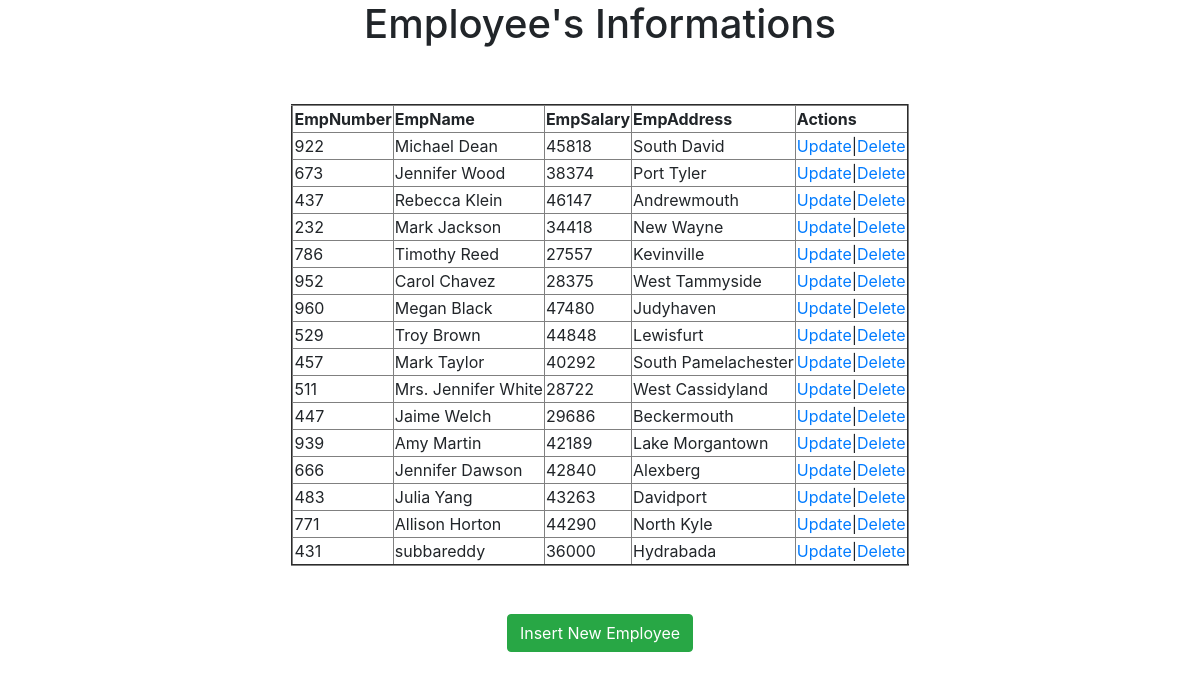
/home/, run on the app's committed database.
### crudapp/models.py (models this page shows)
class Employee(models.Model):
    empno=models.IntegerField()
    empname=models.CharField(max_length=233)
    empsal=models.IntegerField()
    empaddress=models.CharField(max_length=244)

### crudapp/views.py (the view)
# urls.py: path('home/',views.retrive_view),
def retrive_view(request):
    employee=Employee.objects.all()
    return render(request,'crudapp/index.html',{'employee':employee})

### crudapp/templates/crudapp/index.html
{% extends 'crudapp/base.html' %}
{%block body_block %}
<div class="container" align="center">
<h1>Employee's Informations </h1>
<br><br>
    <table border="2px">
        <thead>
            <th>EmpNumber</th>
            <th>EmpName</th>
            <th>EmpSalary</th>
            <th>EmpAddress</th>
            <th>Actions</th>
        </thead>
        {% for i in employee %}
        <tr>
            <td>{{i.empno}}</td>
            <td>{{i.empname}}</td>
            <td>{{i.empsal}}</td>
            <td>{{i.empaddress}}</td>
            <td><a href="/update/{{i.id}}">Update</a>|<a href="/delete/{{i.id}}">Delete</a></td>
        </tr>
        {% endfor %}
    </table>
<br><br>
    <a href="/create" class="btn btn-success btn-large">Insert New Employee </a>
</div>
{% endblock %}

### crudapp/templates/crudapp/base.html (shortened to what this page needs)
<!DOCTYPE html>
<html lang="en">
<head>
    <link rel="stylesheet" href="https://cdn.jsdelivr.net/npm/bootstrap@4.6.2/dist/css/bootstrap.min.css"
>
</head>
<body>
    {%block body_block %}
    {% endblock %}
</body>
</html>

### data on the page
Employee: empno "922", empname "Michael Dean", empsal "45818", empaddress "South David"
Employee: empno "673", empname "Jennifer Wood", empsal "38374", empaddress "Port Tyler"
Employee: empno "437", empname "Rebecca Klein", empsal "46147", empaddress "Andrewmouth"
Employee: empno "232", empname "Mark Jackson", empsal "34418", empaddress "New Wayne"
Employee: empno "786", empname "Timothy Reed", empsal "27557", empaddress "Kevinville"
Employee: empno "952", empname "Carol Chavez", empsal "28375", empaddress "West Tammyside"
Employee: empno "960", empname "Megan Black", empsal "47480", empaddress "Judyhaven"
Employee: empno "529", empname "Troy Brown", empsal "44848", empaddress "Lewisfurt"
Employee: empno "457", empname "Mark Taylor", empsal "40292", empaddress "South Pamelachester"
Employee: empno "511", empname "Mrs. Jennifer White", empsal "28722", empaddress "West Cassidyland"
Employee: empno "447", empname "Jaime Welch", empsal "29686", empaddress "Beckermouth"
Employee: empno "939", empname "Amy Martin", empsal "42189", empaddress "Lake Morgantown"
Employee: empno "666", empname "Jennifer Dawson", empsal "42840", empaddress "Alexberg"
Employee: empno "483", empname "Julia Yang", empsal "43263", empaddress "Davidport"
Employee: empno "771", empname "Allison Horton", empsal "44290", empaddress "North Kyle"
Employee: empno "431", empname "subbareddy", empsal "36000", empaddress "Hydrabada"
